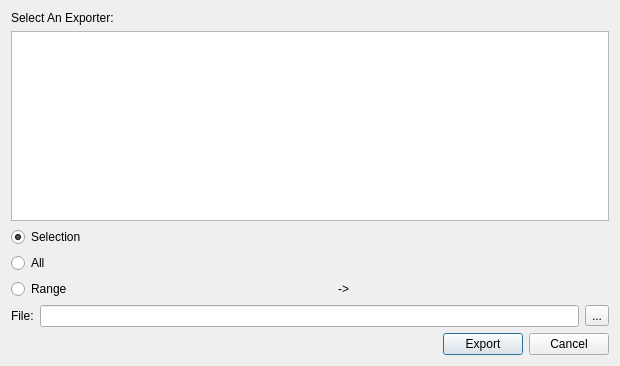
<?xml version="1.0" encoding="UTF-8"?>
<ui version="4.0">
 <class>ExportDialog</class>
 <widget class="QDialog" name="ExportDialog">
  <property name="windowModality">
   <enum>Qt::ApplicationModal</enum>
  </property>
  <property name="geometry">
   <rect>
    <x>0</x>
    <y>0</y>
    <width>620</width>
    <height>366</height>
   </rect>
  </property>
  <property name="minimumSize">
   <size>
    <width>0</width>
    <height>0</height>
   </size>
  </property>
  <property name="maximumSize">
   <size>
    <width>16777215</width>
    <height>16777215</height>
   </size>
  </property>
  <property name="windowTitle">
   <string>Exporter</string>
  </property>
  <property name="modal">
   <bool>true</bool>
  </property>
  <layout class="QVBoxLayout" name="verticalLayout_3">
   <item>
    <layout class="QVBoxLayout" name="verticalLayout">
     <item>
      <widget class="QLabel" name="label">
       <property name="text">
        <string>Select An Exporter:</string>
       </property>
      </widget>
     </item>
     <item>
      <widget class="QTreeView" name="tvExporters">
       <property name="rootIsDecorated">
        <bool>false</bool>
       </property>
       <property name="uniformRowHeights">
        <bool>true</bool>
       </property>
       <property name="itemsExpandable">
        <bool>false</bool>
       </property>
       <property name="expandsOnDoubleClick">
        <bool>false</bool>
       </property>
      </widget>
     </item>
    </layout>
   </item>
   <item>
    <layout class="QVBoxLayout" name="verticalLayout_2">
     <item>
      <widget class="QRadioButton" name="rbSelection">
       <property name="text">
        <string>Selection</string>
       </property>
       <property name="checked">
        <bool>true</bool>
       </property>
      </widget>
     </item>
     <item>
      <widget class="QRadioButton" name="rbAll">
       <property name="text">
        <string>All</string>
       </property>
      </widget>
     </item>
     <item>
      <layout class="QHBoxLayout" name="horizontalLayout_2">
       <item>
        <widget class="QRadioButton" name="rbRange">
         <property name="text">
          <string>Range</string>
         </property>
        </widget>
       </item>
       <item>
        <layout class="QHBoxLayout" name="horizontalLayout" stretch="1,0,1">
         <item>
          <widget class="SpinBoxBaseSelector" name="sbbsFrom" native="true">
           <property name="enabled">
            <bool>false</bool>
           </property>
          </widget>
         </item>
         <item>
          <widget class="QLabel" name="label_2">
           <property name="text">
            <string>-&gt;</string>
           </property>
           <property name="alignment">
            <set>Qt::AlignRight|Qt::AlignTrailing|Qt::AlignVCenter</set>
           </property>
          </widget>
         </item>
         <item>
          <widget class="SpinBoxBaseSelector" name="sbbsTo" native="true">
           <property name="enabled">
            <bool>false</bool>
           </property>
          </widget>
         </item>
        </layout>
       </item>
      </layout>
     </item>
    </layout>
   </item>
   <item>
    <layout class="QHBoxLayout" name="horizontalLayout_3" stretch="0,1,0">
     <item>
      <widget class="QLabel" name="label_3">
       <property name="text">
        <string>File:</string>
       </property>
      </widget>
     </item>
     <item>
      <widget class="QLineEdit" name="leFile">
       <property name="readOnly">
        <bool>true</bool>
       </property>
      </widget>
     </item>
     <item>
      <widget class="QToolButton" name="tbBrowse">
       <property name="text">
        <string>...</string>
       </property>
      </widget>
     </item>
    </layout>
   </item>
   <item>
    <layout class="QHBoxLayout" name="horizontalLayout_4">
     <item>
      <spacer name="horizontalSpacer">
       <property name="orientation">
        <enum>Qt::Horizontal</enum>
       </property>
       <property name="sizeHint" stdset="0">
        <size>
         <width>40</width>
         <height>20</height>
        </size>
       </property>
      </spacer>
     </item>
     <item>
      <widget class="QPushButton" name="pbExport">
       <property name="text">
        <string>Export</string>
       </property>
      </widget>
     </item>
     <item>
      <widget class="QPushButton" name="pbCancel">
       <property name="text">
        <string>Cancel</string>
       </property>
      </widget>
     </item>
    </layout>
   </item>
  </layout>
 </widget>
 <customwidgets>
  <customwidget>
   <class>SpinBoxBaseSelector</class>
   <extends>QWidget</extends>
   <header>spinboxbaseselector/spinboxbaseselector.h</header>
   <container>1</container>
  </customwidget>
 </customwidgets>
 <resources/>
 <connections/>
</ui>
